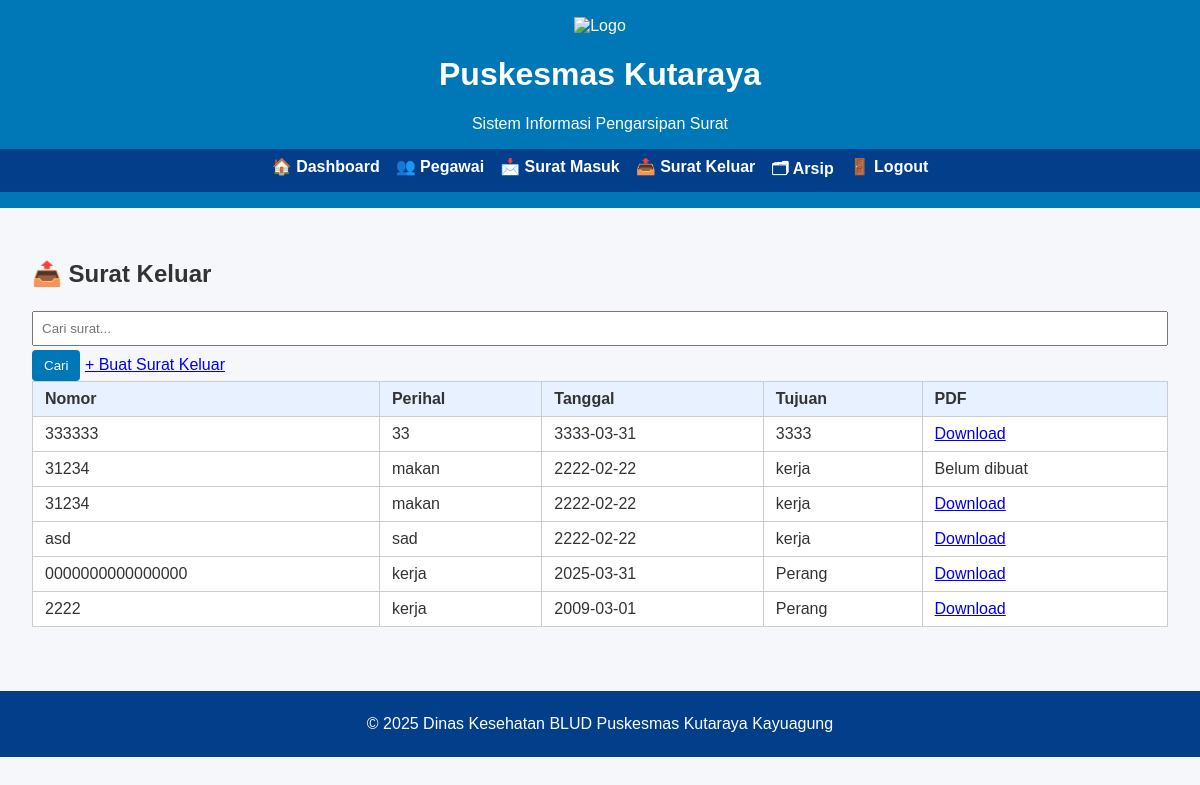
Before: /surat-keluar (signed in) with the older database file.
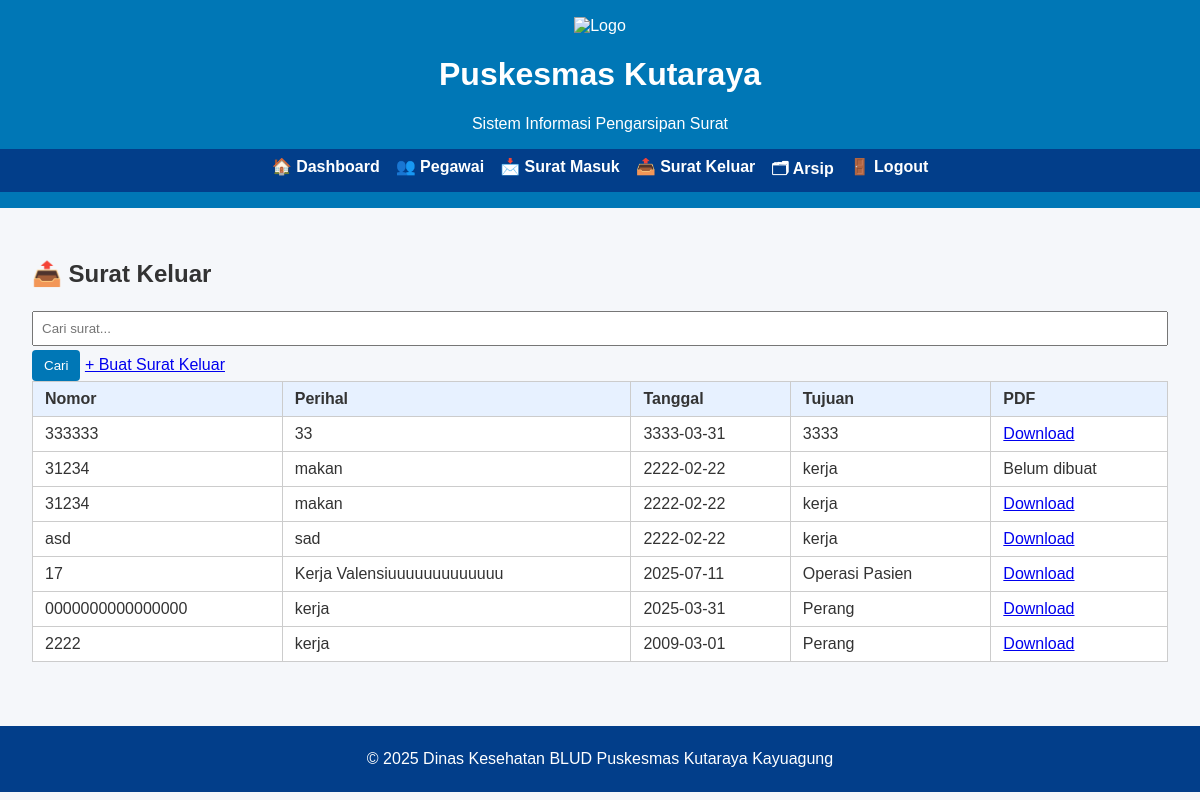
After: the same page with the newer database file.
### models.py (models this page shows)
class OutgoingMail(db.Model):
    __tablename__ = 'outgoing_mail'
    id = db.Column(db.Integer, primary_key=True)
    nomor = db.Column(db.String(120))
    perihal = db.Column(db.String(300))
    tanggal = db.Column(db.Date)
    tujuan = db.Column(db.String(200))
    isi = db.Column(db.Text)
    created_by = db.Column(db.Integer, db.ForeignKey('users.id'))
    created_at = db.Column(db.DateTime, default=datetime.utcnow)
    assigned_to = db.Column(db.String(300))  # comma-separated employee ids (simple)
    pdf_path = db.Column(db.String(300))

### app.py (the view)
    @app.route('/surat-keluar')
    @login_required
    def surat_keluar_list():
        q = request.args.get('q','')
        if q:
            ms = OutgoingMail.query.filter(
                (OutgoingMail.nomor.ilike(f'%{q}%')) |
                (OutgoingMail.perihal.ilike(f'%{q}%'))
            ).all()
        else:
            ms = OutgoingMail.query.order_by(OutgoingMail.tanggal.desc()).all()
        return render_template('surat_keluar_list.html', mails=ms, q=q)

### templates/surat_keluar_list.html (shortened to what this page needs)
{% extends "base.html" %}
{% block content %}
<h2>📤 Surat Keluar</h2>
<form method="GET">
  <input type="text" name="q" placeholder="Cari surat..." value="{{ q }}">
  <button type="submit">Cari</button>
  <a href="{{ url_for('surat_keluar_add') }}">+ Buat Surat Keluar</a>
</form>
<table border="1" cellpadding="5" cellspacing="0">
  <tr>
    <th>Nomor</th>
    <th>Perihal</th>
    <th>Tanggal</th>
    <th>Tujuan</th>
    <th>PDF</th>
  </tr>
  {% for s in mails %}
  <tr>
    <td>{{ s.nomor }}</td>
    <td>{{ s.perihal }}</td>
    <td>{{ s.tanggal }}</td>
    <td>{{ s.tujuan }}</td>
    <td>
      {% if s.pdf_path %}
        <a href="{{ url_for('uploaded_file', filename=s.pdf_path) }}" target="_blank">Download</a>
      {% else %}
        Belum dibuat
      {% endif %}
    </td>
  </tr>
  {% else %}
  <tr><td colspan="5">Belum ada surat keluar</td></tr>
  {% endfor %}
</table>
{% endblock %}

### templates/base.html (shortened to what this page needs)
<!doctype html>
<html lang="id">
<head>
  <link rel="stylesheet" href="{{ url_for('static', filename='css/style.css') }}">
</head>
<body>
  <header>
    <div class="header-title">
      <img src="{{ url_for('static', filename='img/logo.png') }}" alt="Logo" class="logo">
      <h1>Puskesmas Kutaraya</h1>
      <p>Sistem Informasi Pengarsipan Surat</p>
    </div>
    {% if current_user.is_authenticated %}
    <nav>
      <a href="{{ url_for('dashboard') }}">🏠 Dashboard</a>
      <a href="{{ url_for('pegawai_list') }}">👥 Pegawai</a>
      <a href="{{ url_for('surat_masuk_list') }}">📩 Surat Masuk</a>
      <a href="{{ url_for('surat_keluar_list') }}">📤 Surat Keluar</a>
      <a href="{{ url_for('arsip_list') }}">🗂 Arsip</a>
      <a href="{{ url_for('logout') }}">🚪 Logout</a>
    </nav>
    {% endif %}
  </header>
  <main>
    {% block content %}{% endblock %}
  </main>
  <footer>
    <p>&copy; 2025 Dinas Kesehatan BLUD Puskesmas Kutaraya Kayuagung</p>
  </footer>
</body>
</html>

### static/css/style.css (style rules this page uses)
body { font-family: Arial, sans-serif; margin: 0; background-color: #f5f7fa; color: #333; }
header { background: #0077b6; color: white; text-align: center; padding: 1rem 0; }
.logo { height: 60px; vertical-align: middle; }
nav { background: #023e8a; display: flex; justify-content: center; gap: 1rem; padding: 0.5rem; }
nav a { color: white; text-decoration: none; font-weight: bold; }
main { padding: 2rem; }
table { width: 100%; border-collapse: collapse; background: white; }
th, td { padding: 8px 12px; border: 1px solid #ccc; }
th { background: #e7f1ff; text-align: left; }
input[type=text], input[type=date], input[type=file], select, textarea { width: 100%; padding: 8px; margin: 4px 0; box-sizing: border-box; }
button, a.button { background: #0077b6; color: white; padding: 8px 12px; border: none; border-radius: 4px; cursor: pointer; text-decoration: none; }
footer { text-align: center; background: #023e8a; color: white; padding: 0.5rem; margin-top: 2rem; }

Changed rows visible on the page:
added OutgoingMail: nomor "17", perihal "Kerja Valensiuuuuuuuuuuuuu", tanggal "2025-07-11", tujuan "Operasi Pasien"
